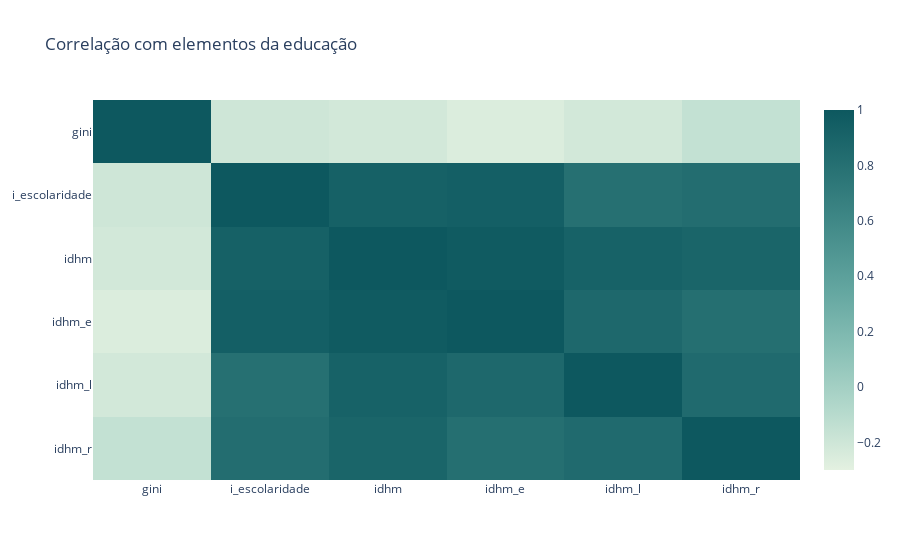

Notebook source saved alongside this figure:
### Code cell
corr_1 = corr.loc[["gini", "i_escolaridade", "idhm", "idhm_e", "idhm_l","idhm_r"],
                  ["gini", "i_escolaridade", "idhm", "idhm_e", "idhm_l","idhm_r"]]


fig = go.Figure(data = go.Heatmap(
    z = corr_1.values,
    x = corr_1.index.values,
    y = corr_1.columns.values,
    colorscale="Mint",
    zmin=-0.3,
    zmax=1
))
fig.update_layout(title="Correlação com elementos da educação")
fig["layout"]["yaxis"]["autorange"] = "reversed"
fig.show()

### Figure 1 — Plotly figure (JSON) as saved in the notebook; plotly's stock layout.template omitted (floating-point values rounded to 4 significant figures)
{"data": [{"colorscale": [[0, "rgb(228, 241, 225)"], [0.1667, "rgb(180, 217, 204)"], [0.3333, "rgb(137, 192, 182)"], [0.5, "rgb(99, 166, 160)"], [0.6667, "rgb(68, 140, 138)"], [0.8333, "rgb(40, 114, 116)"], [1, "rgb(13, 88, 95)"]], "type": "heatmap", "x": ["gini", "i_escolaridade", "idhm", "idhm_e", "idhm_l", "idhm_r"], "y": ["gini", "i_escolaridade", "idhm", "idhm_e", "idhm_l", "idhm_r"], "z": [[1, -0.1994, -0.2181, -0.2595, -0.22, -0.1522], [-0.1994, 1, 0.9265, 0.9407, 0.8007, 0.8251], [-0.2181, 0.9265, 1, 0.9783, 0.9186, 0.8926], [-0.2595, 0.9407, 0.9783, 1, 0.8628, 0.8106], [-0.22, 0.8007, 0.9186, 0.8628, 1, 0.8487], [-0.1522, 0.8251, 0.8926, 0.8106, 0.8487, 1]], "zmax": 1, "zmin": -0.3}], "layout": {"title": {"text": "Correlação com elementos da educação"}, "yaxis": {"autorange": "reversed"}}}
